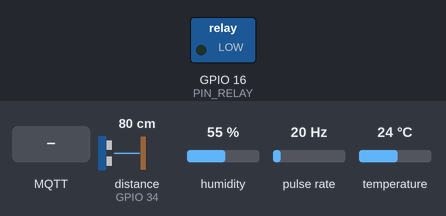
A sketch run on a simulated ESP32. On the bench: switched loads named in the sketch (green lamp = pin HIGH). Wiring (inferred from the names in the program): ultrasonic range finder: trigger GPIO 13; echo GPIO 34; pulse sensor: data GPIO 4. Inputs (shaded band) come from the test bench; at power-on: distance to the obstacle (sensor on GPIO 34) 80 cm, humidity 55 %, pulse rate 20 Hz, temperature 24 °C. The echo pulse lasts 58.3 µs per cm; WiFi joins after 1.5 s; servers stay silent unless stated; storage starts empty; no MQTT or app messages arrive unless stated; pins used as bus, display or sensor lines are not drawn; what the sketch prints to the serial monitor is not drawn.

Above: at 2.8 s.
2.9 s: MQTT message "ON" arrives on the first subscribed topic
At 3.7 s:
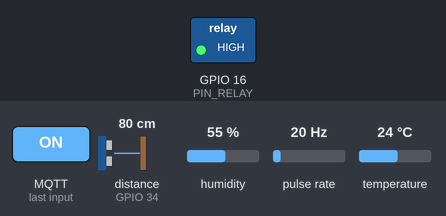
4.4 s: MQTT message "OFF" arrives on the first subscribed topic
At 5.1 s:
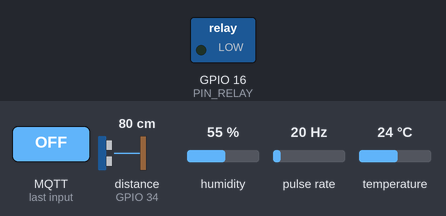
5.9 s: MQTT message "TOGGLE" arrives on the first subscribed topic
At 7.2 s:
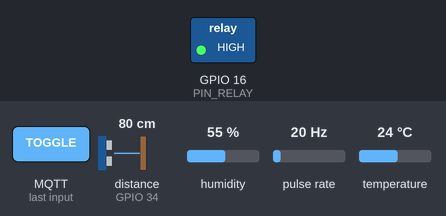
Timing chart, 0 to 8.9 s (numbered marks = the images above; inputs shaded):
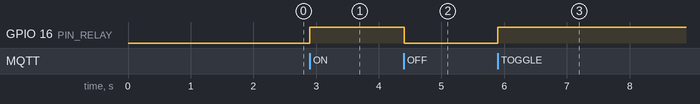

Measured:
- after the input at 2.9 s, GPIO 16 (PIN_RELAY): LOW → HIGH at once
- after the input at 4.4 s, GPIO 16 (PIN_RELAY): HIGH → LOW at once
- after the input at 5.9 s, GPIO 16 (PIN_RELAY): LOW → HIGH at once

The sketch:

mini_wirless_scada_system_for_industrial_automation_v1.ino
```cpp
// ---------- Design and Implementation of a Mini Wireless SCADA System for Industrial Automation ----------
// ---------- ESP32_NodeRED_IoT_Project.ino ----------
// Hardware: ESP32 DevKit v1
// Sensors: DHT11, HC-SR04 (ultrasonic), YF-S201 (water flow), SD card (SPI), Relay
// Communication: WiFi + MQTT (no OTA)
// Author: Rajib Hasan

#include <WiFi.h>
#include <PubSubClient.h>
#include <DHT.h>
#include <SPI.h>
#include <SD.h>

// -----------------------------
// ======= USER CONFIG =========
// -----------------------------
const char* ssid = "YOUR_WIFI_SSID";
const char* password = "YOUR_WIFI_PASSWORD";
const char* mqtt_server = "MQTT_BROKER_IP_OR_HOST";
const uint16_t mqtt_port = 1883; // change if needed
const char* mqtt_user = ""; // optional
const char* mqtt_pass = ""; // optional

// Pin assignments (chosen to avoid common WiFi/ADC conflicts on ESP32 DevKit v1)
// You can change these later but avoid strapping pins (0,2,15) and ADC2 pins when using WiFi
#define PIN_DHT       21    // DHT11 data pin
#define PIN_TRIG      13    // Ultrasonic TRIG (output)
#define PIN_ECHO      34    // Ultrasonic ECHO (input only pin - safe)
#define PIN_FLOW      4     // Water flow sensor pulse (interrupt)
#define PIN_RELAY     16    // Relay control (pump)
// SD (VSPI): SCK=18, MISO=19, MOSI=23, CS=5
#define PIN_SDCARD_CS 5

// Tank geometry variables (user can adjust later)
float tank_height_cm = 100.0; // set actual tank height in cm
float tank_base_area_cm2 = 7853.98; // e.g., for circular tank: pi*r^2 (r=50cm => area ~7853.98)

// Flow sensor calibration
// Set PULSES_PER_LITER according to your sensor datasheet. Default is 7.5 pulses per liter (example).
// Please calibrate for accurate total liters.
volatile unsigned long pulse_count = 0;
const float PULSES_PER_LITER = 7.5; // <-- adjust for your sensor

// Measurement / timing
unsigned long lastDHTmillis = 0;
const unsigned long DHT_INTERVAL = 1000UL; // 1 second

unsigned long lastPublishMillis = 0;
const unsigned long PUBLISH_INTERVAL = 2000UL; // publish MQTT every 2s

unsigned long lastSDLogMillis = 0;
const unsigned long SD_LOG_INTERVAL = 10000UL; // write to SD every 10s

// Alert thresholds
float low_level_percent_threshold = 10.0; // percent to trigger low level alert
float high_temp_threshold = 50.0; // Celsius, change as necessary

// Modes
bool AUTO_MODE = false; // if true, pump auto controlled by tank level
bool pumpState = false; // current relay state (LOW/HIGH depending on relay wiring)

// MQTT topics
const char* baseTopic = "esp32/garden";
char topic_state[64]; // will be baseTopic/state
char topic_cmd[64];   // baseTopic/cmd
char topic_auto[64];  // baseTopic/auto
char topic_alert[64]; // baseTopic/alert

// Objects
WiFiClient espClient;
PubSubClient client(espClient);
DHT dht(PIN_DHT, DHT11);
File sdFile;

// Sensor readings
float lastTemp = 0.0;
float lastHum = 0.0;
float lastDistanceCm = 0.0;
float lastLevelPercent = 0.0;
float lastFlowLpm = 0.0; // liters per minute
float totalLiters = 0.0;

// ---------- FUNCTION DECLARATIONS ----------
void setup_wifi();
void reconnect();
void callback(char* topic, byte* payload, unsigned int length);
void IRAM_ATTR pulseCounter();
float measureUltrasonic();
void controlPump(bool on);
void publishState();
void sdLog();

// ---------- SETUP ----------
void setup() {
  Serial.begin(115200);
  delay(100);

  pinMode(PIN_RELAY, OUTPUT);
  digitalWrite(PIN_RELAY, LOW); // assume LOW is off; adjust if your relay is active LOW
  pumpState = false;

  pinMode(PIN_TRIG, OUTPUT);
  pinMode(PIN_ECHO, INPUT);

  attachInterrupt(digitalPinToInterrupt(PIN_FLOW), pulseCounter, RISING);

  // SD init
  if (!SD.begin(PIN_SDCARD_CS)) {
    Serial.println("SD Card initialization failed!");
  } else {
    Serial.println("SD Card initialized.");
    // create header if not exists
    if (!SD.exists("log.csv")) {
      File f = SD.open("log.csv", FILE_WRITE);
      if (f) {
        f.println("timestamp,temp_c,hum_percent,level_percent,distance_cm,flow_lpm,total_liters,pump");
        f.close();
      }
    }
  }

  // DHT init
  dht.begin();

  // WiFi + MQTT
  setup_wifi();
  client.setServer(mqtt_server, mqtt_port);
  snprintf(topic_state, sizeof(topic_state), "%s/state", baseTopic);
  snprintf(topic_cmd, sizeof(topic_cmd), "%s/cmd", baseTopic);
  snprintf(topic_auto, sizeof(topic_auto), "%s/auto", baseTopic);
  snprintf(topic_alert, sizeof(topic_alert), "%s/alert", baseTopic);
  client.setCallback(callback);
}

// ---------- LOOP ----------
void loop() {
  if (!client.connected()) reconnect();
  client.loop();

  unsigned long now = millis();

  // DHT read interval
  if (now - lastDHTmillis >= DHT_INTERVAL) {
    lastDHTmillis = now;
    float t = dht.readTemperature();
    float h = dht.readHumidity();
    if (!isnan(t)) lastTemp = t;
    if (!isnan(h)) lastHum = h;
  }

  // ultrasonic measure (non-blocking if needed)
  lastDistanceCm = measureUltrasonic();
  // compute level percent
  float level_cm = tank_height_cm - lastDistanceCm;
  if (level_cm < 0) level_cm = 0;
  if (level_cm > tank_height_cm) level_cm = tank_height_cm;
  lastLevelPercent = (level_cm / tank_height_cm) * 100.0;

  // Flow calculations: compute instantaneous flow every second using pulse_count
  static unsigned long lastFlowMillis = 0;
  static unsigned long lastPulseCount = 0;
  if (now - lastFlowMillis >= 1000UL) {
    unsigned long pulses = pulse_count;
    unsigned long deltaPulses = pulses - lastPulseCount;
    lastPulseCount = pulses;
    lastFlowMillis = now;

    // liters per second = pulses / PULSES_PER_LITER
    float liters_per_second = ((float)deltaPulses) / PULSES_PER_LITER;
    lastFlowLpm = liters_per_second * 60.0; // L/min
    totalLiters += ((float)deltaPulses) / PULSES_PER_LITER; // accumulate liters
  }

  // Auto control
  if (AUTO_MODE) {
    if (lastLevelPercent < low_level_percent_threshold) {
      controlPump(true);
    } else if (lastLevelPercent > (low_level_percent_threshold + 5.0)) {
      // hysteresis +5%
      controlPump(false);
    }
  }

  // Publish MQTT periodically
  if (now - lastPublishMillis >= PUBLISH_INTERVAL) {
    lastPublishMillis = now;
    publishState();
  }

  // SD log periodically
  if (now - lastSDLogMillis >= SD_LOG_INTERVAL) {
    lastSDLogMillis = now;
    sdLog();
  }
}

// ---------- FUNCTIONS ----------

void setup_wifi() {
  delay(10);
  Serial.printf("Connecting to %s\n", ssid);
  WiFi.begin(ssid, password);
  unsigned long start = millis();
  while (WiFi.status() != WL_CONNECTED && millis() - start < 20000UL) {
    delay(500);
    Serial.print('.');
  }
  if (WiFi.status() == WL_CONNECTED) {
    Serial.println("\nWiFi connected");
    Serial.print("IP: "); Serial.println(WiFi.localIP());
  } else {
    Serial.println("\nWiFi failed to connect (timeout)");
  }
}

void reconnect() {
  // Loop until we're reconnected
  while (!client.connected()) {
    Serial.print("Attempting MQTT connection...");
    // Attempt to connect
    if (client.connect("ESP32Client", mqtt_user, mqtt_pass)) {
      Serial.println("connected");
      // Subscribe topics
      client.subscribe(topic_cmd);
      client.subscribe(topic_auto);
    } else {
      Serial.print("failed, rc=");
      Serial.print(client.state());
      Serial.println(" try again in 2 seconds");
      delay(2000);
    }
  }
}

void callback(char* topic, byte* payload, unsigned int length) {
  String msg;
  for (unsigned int i = 0; i < length; i++) msg += (char)payload[i];
  Serial.print("Message arrived ["); Serial.print(topic); Serial.print("]: "); Serial.println(msg);

  if (String(topic) == topic_cmd) {
    // Expected payload: "ON" or "OFF"
    if (msg.equalsIgnoreCase("ON")) controlPump(true);
    else if (msg.equalsIgnoreCase("OFF")) controlPump(false);
    else if (msg.equalsIgnoreCase("TOGGLE")) controlPump(!pumpState);
  } else if (String(topic) == topic_auto) {
    if (msg == "1" || msg.equalsIgnoreCase("ON")) AUTO_MODE = true;
    else if (msg == "0" || msg.equalsIgnoreCase("OFF")) AUTO_MODE = false;
  }
}

void IRAM_ATTR pulseCounter() {
  pulse_count++;
}

float measureUltrasonic() {
  // Send trigger pulse
  digitalWrite(PIN_TRIG, LOW);
  delayMicroseconds(2);
  digitalWrite(PIN_TRIG, HIGH);
  delayMicroseconds(10);
  digitalWrite(PIN_TRIG, LOW);

  // Read echo
  unsigned long duration = pulseIn(PIN_ECHO, HIGH, 30000UL); // timeout 30ms (max ~5m)
  if (duration == 0) return tank_height_cm + 10.0; // no echo
  // speed of sound ~343 m/s -> 0.0343 cm/us; distance = (duration/2) * 0.0343
  float distance_cm = (duration / 2.0) * 0.0343;
  return distance_cm;
}

void controlPump(bool on) {
  pumpState = on;
  // If your relay is active HIGH, use digitalWrite(PIN_RELAY, HIGH) to turn on
  // If active LOW, invert this behavior. Adjust as needed.
  digitalWrite(PIN_RELAY, on ? HIGH : LOW);
}

void publishState() {
  // Publish JSON with sensors and states
  // Example: {"temp":24.5,"hum":60.2,"level_pct":72.1,"distance_cm":27.9,"flow_lpm":1.2,"total_liters":12.34,"pump":1,"auto":0}
  char payload[256];
  snprintf(payload, sizeof(payload), "{\"temp\":%.2f,\"hum\":%.2f,\"level_pct\":%.2f,\"distance_cm\":%.2f,\"flow_lpm\":%.2f,\"total_liters\":%.3f,\"pump\":%d,\"auto\":%d}",
           lastTemp, lastHum, lastLevelPercent, lastDistanceCm, lastFlowLpm, totalLiters, pumpState ? 1 : 0, AUTO_MODE ? 1 : 0);
  client.publish(topic_state, payload);

  // Alerts
  if (lastLevelPercent < low_level_percent_threshold) {
    char a[128];
    snprintf(a, sizeof(a), "LOW_LEVEL:%.2f", lastLevelPercent);
    client.publish(topic_alert, a);
  }
  if (lastTemp > high_temp_threshold) {
    char a[128];
    snprintf(a, sizeof(a), "HIGH_TEMP:%.2f", lastTemp);
    client.publish(topic_alert, a);
  }
}

void sdLog() {
  if (!SD.begin(PIN_SDCARD_CS)) return; // try again
  File f = SD.open("log.csv", FILE_APPEND);
  if (f) {
    unsigned long ts = millis();
    char line[256];
    snprintf(line, sizeof(line), "%lu,%.2f,%.2f,%.2f,%.2f,%.2f,%.3f,%d", ts, lastTemp, lastHum, lastLevelPercent, lastDistanceCm, lastFlowLpm, totalLiters, pumpState ? 1 : 0);
    f.println(line);
    f.close();
  }
}

// ---------- END OF FIRMWARE ----------


/*
  ---------- Node-RED Flow (JSON) ----------
  Import this into Node-RED (Menu -> Import -> Clipboard)
  Edit MQTT Broker credentials, and adjust dashboard nodes as needed.
*/

const char* nodeRedFlowJson = R"FLOW(
[{
    "id":"mqtt-in-state","type":"mqtt in","z":"flow","name":"Subscribe state","topic":"esp32/garden/state","qos":"0","datatype":"auto","broker":"mqtt-broker","x":140,"y":120,"wires":[["json-parse","ui-text-temp"]]
  },
  {"id":"json-parse","type":"json","z":"flow","name":"Parse JSON","x":320,"y":120,"wires":[["update-ui","file-log"]]},
  {"id":"update-ui","type":"function","z":"flow","name":"Update UI payload","func":"var s = msg.payload;\nreturn {payload:s};","outputs":1,"x":500,"y":100,"wires":[["ui-temp-gauge","ui-hum-gauge","ui-level-gauge","ui-flow-text"]]},
  {"id":"ui-temp-gauge","type":"ui_chart","z":"flow","name":"Temp Chart","group":"ui_group","order":1,"width":0,"height":0,"label":"Temperature (C)","chartType":"line","x":720,"y":60,"wires":[]},
  {"id":"ui-hum-gauge","type":"ui_chart","z":"flow","name":"Humidity Chart","group":"ui_group","order":2,"label":"Humidity (%)","chartType":"line","x":720,"y":120,"wires":[]},
  {"id":"ui-level-gauge","type":"ui_gauge","z":"flow","name":"Tank Level","group":"ui_group","order":3,"width":0,"height":0,"label":"Level %","value":"payload.level_pct","min":0,"max":100,"x":940,"y":120,"wires":[]},
  {"id":"ui-flow-text","type":"ui_text","z":"flow","name":"Flow","group":"ui_group","order":4,"label":"Flow L/min","format":"{{msg.payload.flow_lpm}}","x":940,"y":180,"wires":[]},
  {"id":"file-log","type":"file","z":"flow","name":"Save state to file","filename":"/home/node-red/garden_logs/state_log.csv","appendNewline":true,"createDir":true,"overwriteFile":"false","encoding":"utf8","x":600,"y":220,"wires":[]},
  {"id":"ui-pump-btn","type":"ui_button","z":"flow","name":"Pump ON/OFF","group":"ui_group","order":5,"width":0,"height":0,"label":"Toggle Pump","payload":"TOGGLE","payloadType":"str","topic":"","x":160,"y":300,"wires":[["mqtt-out-cmd"]]},
  {"id":"mqtt-out-cmd","type":"mqtt out","z":"flow","name":"Pump Cmd","topic":"esp32/garden/cmd","qos":"0","retain":"false","broker":"mqtt-broker","x":380,"y":300,"wires":[]},
  {"id":"ui-auto-switch","type":"ui_switch","z":"flow","name":"Auto Mode","label":"Auto Mode","group":"ui_group","order":6,"width":0,"height":0,"passthru":true,"topic":"","style":"","onvalue":"1","onvalueType":"num","offvalue":"0","offvalueType":"num","x":160,"y":360,"wires":[["mqtt-out-auto"]]},
  {"id":"mqtt-out-auto","type":"mqtt out","z":"flow","name":"Auto Cmd","topic":"esp32/garden/auto","qos":"0","retain":"false","broker":"mqtt-broker","x":380,"y":360,"wires":[]},
  {"id":"mqtt-broker","type":"mqtt-broker","name":"MQTT Broker","broker":"YOUR_MQTT_BROKER","port":"1883","clientid":"node-red","usetls":false,"compatmode":true,"keepalive":"60","cleansession":true,"birthTopic":"","birthQos":"0","birthPayload":"","closeTopic":"","closePayload":"","willTopic":"","willQos":"0","willPayload":""},
  {"id":"ui_group","type":"ui_group","z":"","name":"Garden","tab":"ui_tab","order":1,"disp":true,"width":"6","collapse":false},
  {"id":"ui_tab","type":"ui_tab","z":"","name":"ESP32 Garden","icon":"dashboard","order":1}
]
)FLOW";

// note: Node-RED flow JSON is included above as nodeRedFlowJson for reference; copy/paste to Node-RED import.
```
